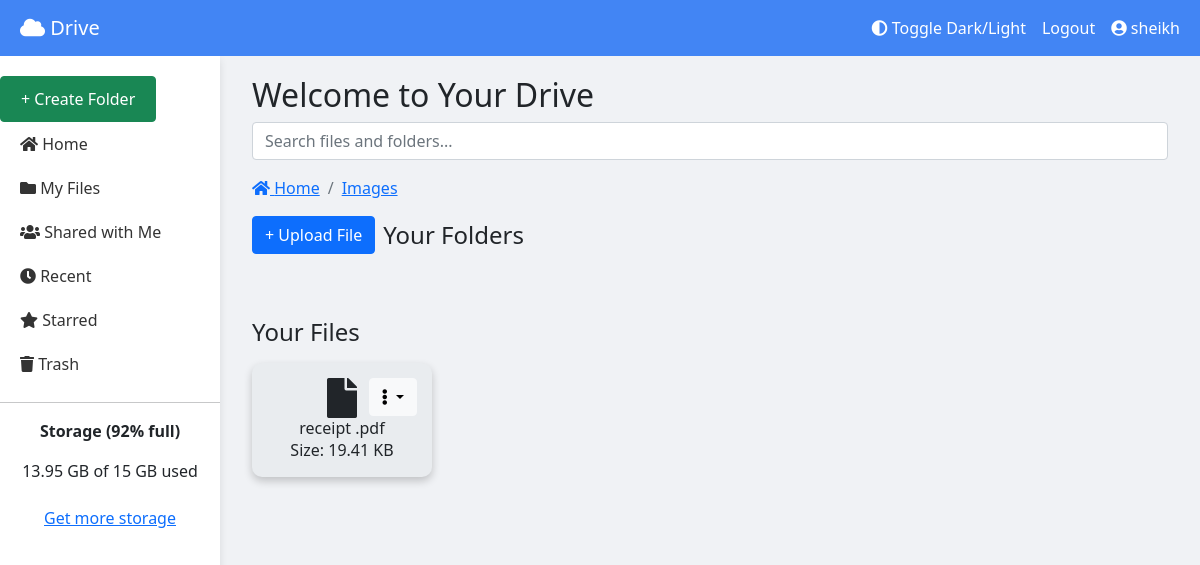
The page /list/60/ (signed in) on the database its author committed.
### user_management/models.py (models this page shows)
class CustomUser(AbstractUser):
    dob = models.DateField(null=True, blank=True)
    sirname = models.CharField(max_length=100, blank=True)

### folder_management/models.py (models this page shows, shortened)
class Folder(models.Model):
    name = models.CharField(max_length=255)
    parent = models.ForeignKey('self', on_delete=models.CASCADE, null=True, blank=True, related_name='children')
    owner = models.ForeignKey(User, on_delete=models.CASCADE)
    created_at = models.DateTimeField(auto_now_add=True)
    updated_at = models.DateTimeField(auto_now=True)
    def get_ancestors(self):
        ancestors = []
        current = self.parent
        while current:
            ancestors.insert(0, current)
            current = current.parent
        return ancestors

### file_management/models.py (models this page shows, shortened)
class File(models.Model):
    name = models.CharField(max_length=255)
    file = models.FileField(upload_to=user_directory_path)
    owner = models.ForeignKey(settings.AUTH_USER_MODEL, on_delete=models.CASCADE)
    parent_folder = models.ForeignKey(Folder, on_delete=models.CASCADE, null=True, blank=True)
    size = models.PositiveIntegerField()
    extension = models.CharField(max_length=10)
    created_at = models.DateTimeField(auto_now_add=True)
    updated_at = models.DateTimeField(auto_now=True)

### file_management/views.py (the view)
# urls.py: path('', views.list_folders, name='home'),
@login_required
def list_folders(request, parent_id=None):
    parent_folder = None
    if parent_id:
        parent_folder = get_object_or_404(Folder, id=parent_id, owner=request.user)
    folders = Folder.objects.filter(owner=request.user, parent=parent_folder)
    files = File.objects.filter(owner=request.user, parent_folder=parent_folder)
    print("Folders count:", folders.count())
    print("Files count:", files.count())  # This will help you verify if files are being retrieved
    breadcrumbs = parent_folder.get_ancestors() if parent_folder else []
    context = {
        'folders': folders,
        'files': files,
        'parent_folder': parent_folder,
        'breadcrumbs': breadcrumbs,
    }
    return render(request, 'folder_management/list_folders.html', context)

### folder_management/templates/folder_management/list_folders.html (shortened to what this page needs)
{% extends "home.html" %}

### user_management/templates/home.html (shortened to what this page needs)
<!DOCTYPE html>
<html lang="en">
<head>
    <link href="https://cdn.jsdelivr.net/npm/bootstrap@5.1.3/dist/css/bootstrap.min.css" rel="stylesheet">
    <link rel="stylesheet" href="https://cdnjs.cloudflare.com/ajax/libs/font-awesome/5.15.4/css/all.min.css">
    {% load static %}
    <link rel="stylesheet" href="{% static 'home.css' %}">
</head>
<body>
    <nav class="navbar navbar-expand-lg navbar-light">
        <div class="container-fluid">
            <a class="navbar-brand ms-2" href="#"><i class="fas fa-cloud"></i> Drive</a>
            <div class="collapse navbar-collapse" id="navbarNav">
                <ul class="navbar-nav ms-auto">
                    <li class="nav-item">
                        <a class="nav-link" href="#" id="toggle-theme"><i class="fas fa-adjust"></i> Toggle Dark/Light</a>
                    </li>
                    <li class="nav-item">
                        <a class="nav-link" href="{% url 'logout' %}">Logout</a>
                    </li>
                    <li class="nav-item">
                        <a class="nav-link" id="profileButton"><i class="fas fa-user-circle"></i> {{ request.user.username }}</a>
                    </li>
                </ul>
            </div>
        </div>
    </nav>
    <div class="sidebar">
        <button class="btn btn-success create-folder-btn" data-bs-toggle="modal" data-bs-target="#createFolderModal">+ Create Folder</button>
        <a href="{% url 'list_folders' %}"><i class="fas fa-home"></i> Home</a>
        <a href="{% url 'list_folders' %}"><i class="fas fa-folder"></i> My Files</a>
        <a href="#"><i class="fas fa-users"></i> Shared with Me</a>
        <a href="#"><i class="fas fa-clock"></i> Recent</a>
        <a href="#"><i class="fas fa-star"></i> Starred</a>
        <a href="#"><i class="fas fa-trash"></i> Trash</a>
        <hr>
        <div class="text-center">
            <p><strong>Storage (92% full)</strong></p>
            <p>13.95 GB of 15 GB used</p>
            <button class="btn btn-link">Get more storage</button>
        </div>
    </div>
    <div class="content-wrapper">
        <div class="content">
            <div class="container-fluid">
                <h2>Welcome to Your Drive</h2>
                <div class="search-bar mb-3">
                    <input type="text" class="form-control" placeholder="Search files and folders..." aria-label="Search">
                </div>
                <nav aria-label="breadcrumb">
                    <ol class="breadcrumb">
                        <li class="breadcrumb-item"><a href="{% url 'list_folders' %}"><i class="fas fa-home"></i> Home</a></li>
                        {% for breadcrumb in breadcrumbs %}
                        <li class="breadcrumb-item"><a href="{% url 'list_folders_nested' breadcrumb.id %}">{{ breadcrumb.name }}</a></li>
                        {% endfor %}
                    </ol>
                </nav>
                <div class="row">
                    <div class="d-flex mb-3">
                        <button class="btn btn-primary me-2" data-bs-toggle="modal" data-bs-target="#uploadFileModal">+ Upload File</button>
                        <h4 class="my-auto">Your Folders</h4>
                    </div>
                </div>
                <div class="row mt-5">
                    <h4 class="mb-3">Your Files</h4>
                    <div class="d-flex flex-wrap">
                        {% for file in files %}
                        <div class="file-card-container me-3 mb-3">
                            <div class="file-card text-center" data-file-id="{{ file.id }}" data-size-bytes="{{ file.size }}">
                                <div class="file-link">
                                    <i class="fas fa-file file-icon"></i>
                                    <h5 class="card-title">{{ file.name }}</h5>
                                    <p class="file-size">Size: {{ file.size|filesizeformat }}</p>
                                </div>
                                <div class="file-actions dropdown">
                                    <button class="btn btn-light dropdown-toggle" type="button" id="fileActions{{ file.id }}" data-bs-toggle="dropdown" aria-expanded="false">
                                        <i class="fas fa-ellipsis-v"></i>
                                    </button>
                                </div>
                            </div>
                        </div>
                        {% endfor %}
                    </div>
                </div>
            </div>
        </div>
    </div>
</body>
</html>

### user_management/templates/home.css (style rules this page uses)
body { background-color: #f0f2f5; transition: background-color 0.5s, color 0.5s; }
.navbar { background-color: #4285f4; color: white; position: sticky; top: 0; z-index: 1000; }
.navbar a { color: white !important; }
.sidebar { height: 100vh; position: fixed; top: 56px; left: 0; padding-top: 20px; background-color: #ffffff; width: 220px; box-shadow: 0 4px 8px rgba(0, 0, 0, 0.1); }
.sidebar a { padding: 10px 20px; display: block; color: #333; text-decoration: none; }
.create-folder-btn { padding: 10px 20px; display: block; text-align: center; }
.content-wrapper { margin-left: 220px; padding: 20px; display: flex; flex-wrap: wrap; gap: 20px; }
.content { flex: 1; }
.folder-card, .file-card { padding: 15px; border-radius: 10px; transition: transform 0.2s; box-shadow: 0 4px 8px rgba(0, 0, 0, 0.2); background-color: #e9ecef; position: relative; width: 150px; }
.folder-actions, .file-actions { position: absolute; top: 15px; right: 15px; }
.folder-icon, .file-icon { font-size: 2.5rem; }
.file-card { padding: 15px; border-radius: 10px; box-shadow: 0 4px 8px rgba(0, 0, 0, 0.2); background-color: #e9ecef; position: relative; width: 180px; transition: transform 0.2s; }
.card-title, .file-size { margin: 0; font-size: 1rem; }
.file-size::after { content: attr(data-size); }

### rows shown on the page
CustomUser: user.username "sheikh"
Folder: name "Images"
File: name "receipt .pdf"
